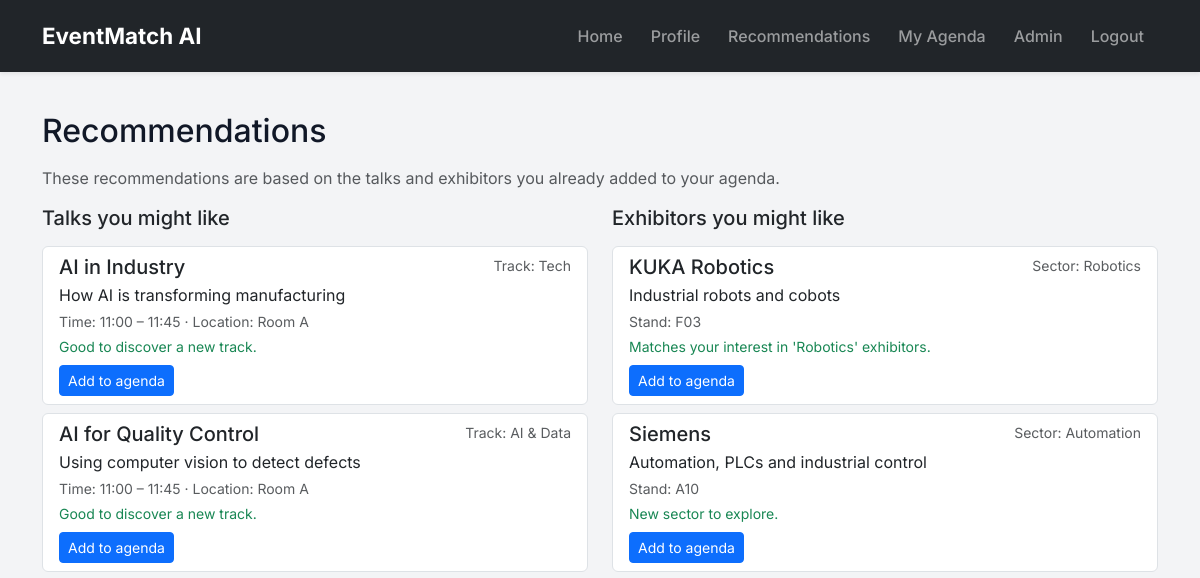
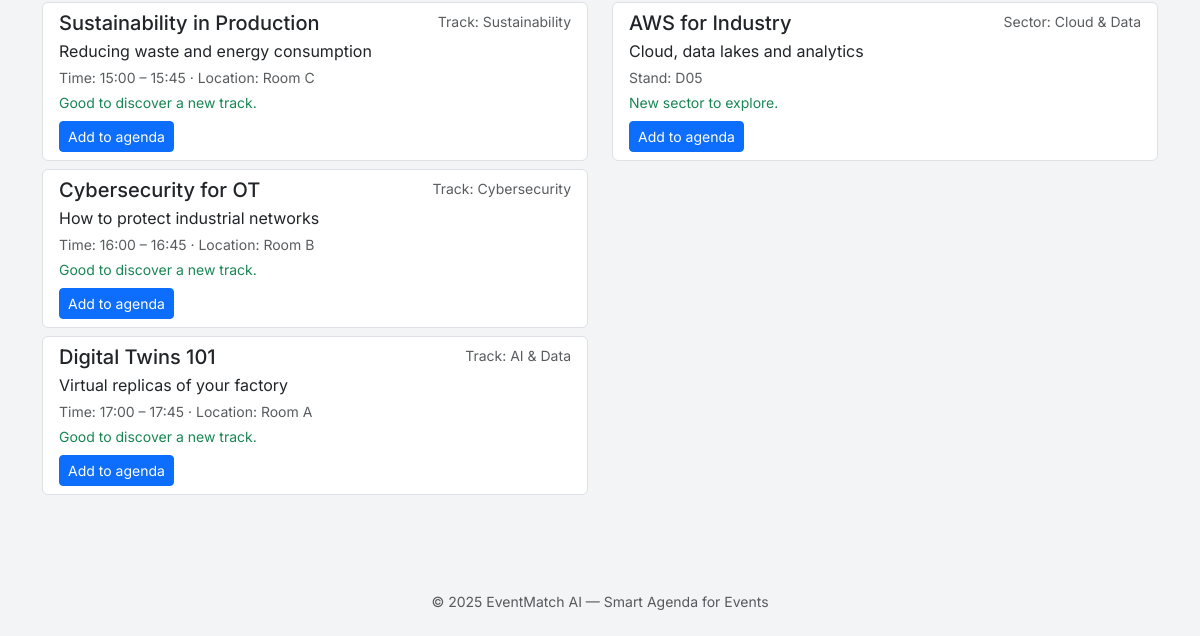
Page /recommendations (signed in) on the earlier database version (2 pictures, top to bottom).
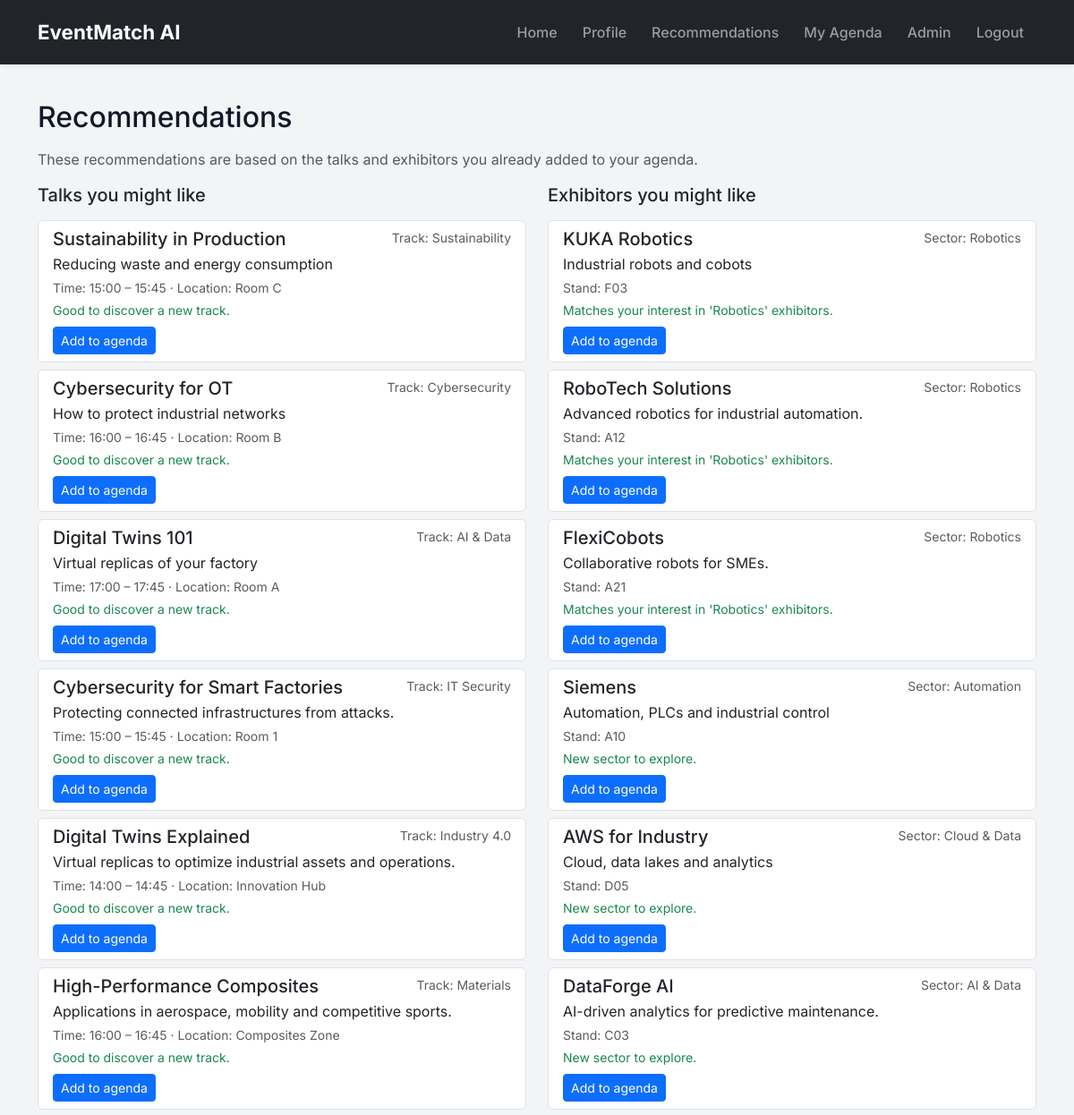
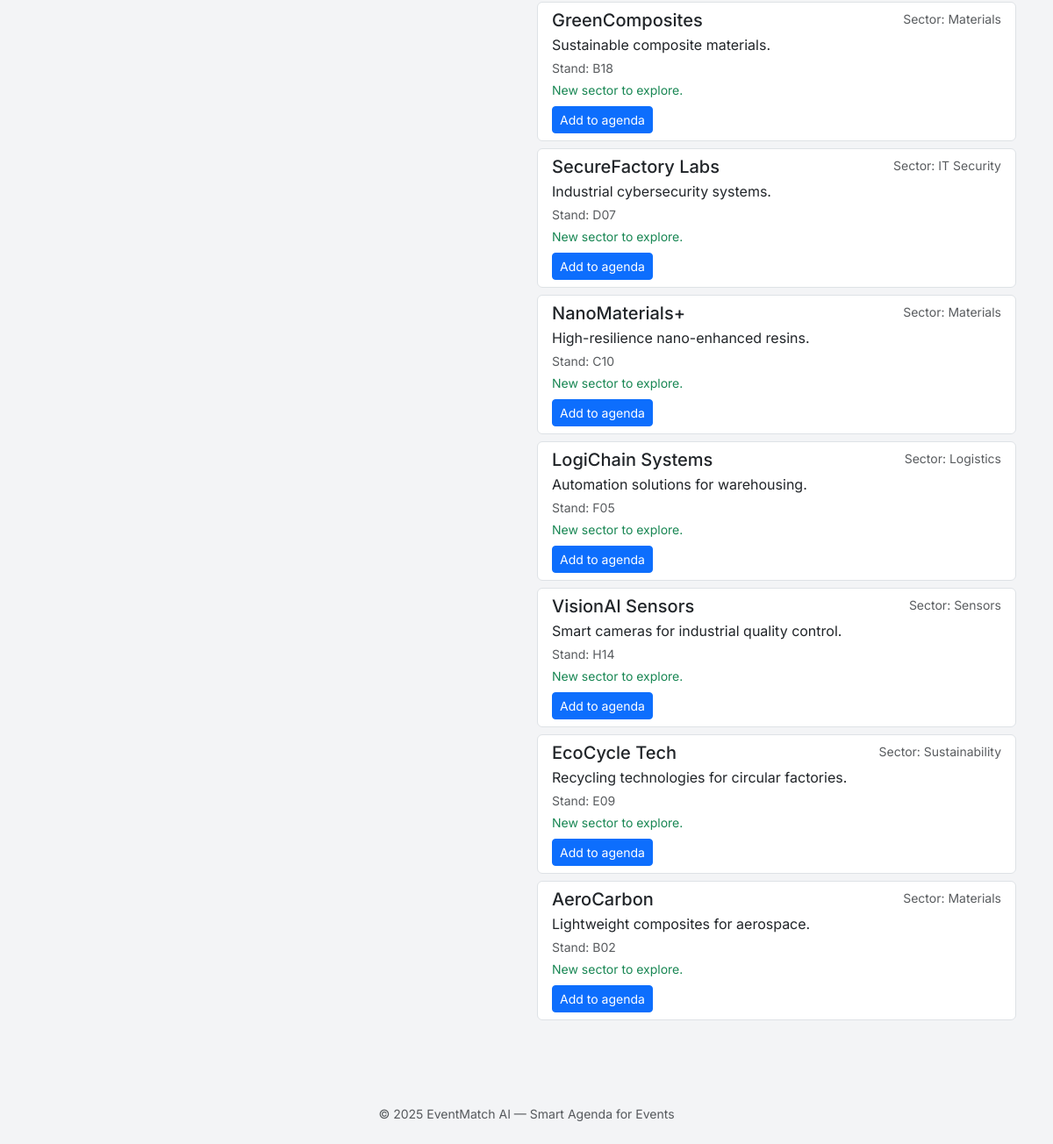
Same page on the later database version (2 pictures, top to bottom).
### tables this page shows
CREATE TABLE talks (
    id INTEGER PRIMARY KEY AUTOINCREMENT,
    title TEXT NOT NULL,
    description TEXT,
    track TEXT,
    start_time TEXT,
    end_time TEXT,
    location TEXT
, event_id INTEGER REFERENCES events(id));

CREATE TABLE exhibitors (
    id INTEGER PRIMARY KEY AUTOINCREMENT,
    name TEXT NOT NULL,
    description TEXT,
    sector TEXT,
    stand TEXT
, event_id INTEGER REFERENCES events(id));

### app.py (the view)
@app.route("/recommendations")
@login_required
def recommendations():
    user_id = session["user_id"]
    current_event_id = session.get("current_event_id")
    current_event_name = session.get("current_event_name")
    conn = get_db_connection()
    cur = conn.cursor()
    if current_event_id:
        cur.execute("""
            SELECT t.track, COUNT(*) AS cnt
            FROM user_talks ut
            JOIN talks t ON ut.talk_id = t.id
            WHERE ut.user_id = ? AND t.event_id = ?
            GROUP BY t.track
        """, (user_id, current_event_id))
    else:
        cur.execute("""
            SELECT t.track, COUNT(*) AS cnt
            FROM user_talks ut
            JOIN talks t ON ut.talk_id = t.id
            WHERE ut.user_id = ?
            GROUP BY t.track
        """, (user_id,))
    track_counts = {row["track"]: row["cnt"] for row in cur.fetchall() if row["track"]}
    if current_event_id:
        cur.execute("""
            SELECT e.sector, COUNT(*) AS cnt
            FROM user_exhibitors ue
            JOIN exhibitors e ON ue.exhibitor_id = e.id
            WHERE ue.user_id = ? AND e.event_id = ?
            GROUP BY e.sector
        """, (user_id, current_event_id))
    else:
        cur.execute("""
            SELECT e.sector, COUNT(*) AS cnt
            FROM user_exhibitors ue
            JOIN exhibitors e ON ue.exhibitor_id = e.id
            WHERE ue.user_id = ?
            GROUP BY e.sector
        """, (user_id,))
    sector_counts = {row["sector"]: row["cnt"] for row in cur.fetchall() if row["sector"]}
    if current_event_id:
        cur.execute("""
            SELECT t.start_time, t.end_time
            FROM user_talks ut
            JOIN talks t ON ut.talk_id = t.id
            WHERE ut.user_id = ? AND t.event_id = ?
        """, (user_id, current_event_id))
    else:
        cur.execute("""
            SELECT t.start_time, t.end_time
            FROM user_talks ut
            JOIN talks t ON ut.talk_id = t.id
            WHERE ut.user_id = ?
        """, (user_id,))
    user_times = []
    for row in cur.fetchall():
        s = parse_hhmm(row["start_time"])
        e = parse_hhmm(row["end_time"])
        if s and e:
            user_times.append((s, e))
    def overlaps(start, end, intervals):
        for s2, e2 in intervals:
            if start < e2 and end > s2:
                return True
        return False
    cur.execute("SELECT talk_id FROM user_talks WHERE user_id = ?", (user_id,))
    saved_talk_ids = {row["talk_id"] for row in cur.fetchall()}
    cur.execute("SELECT exhibitor_id FROM user_exhibitors WHERE user_id = ?", (user_id,))
    saved_exhibitor_ids = {row["exhibitor_id"] for row in cur.fetchall()}
    if current_event_id:
        cur.execute("SELECT * FROM talks WHERE event_id = ?", (current_event_id,))
    else:
        cur.execute("SELECT * FROM talks")
    talks_raw = cur.fetchall()
    recommended_talks = []
    for row in talks_raw:
        if row["id"] in saved_talk_ids:
            continue  # ya está en la agenda
        talk = dict(row)
        track = talk.get("track") or "Other"
        start = parse_hhmm(talk.get("start_time"))
        end = parse_hhmm(talk.get("end_time"))
        if start and end and user_times and overlaps(start, end, user_times):
            continue
        score = 1
        if track in track_counts:
            score += 10 * track_counts[track]
            reason = f"Matches your interest in '{track}' talks."
        else:
            reason = "Good to discover a new track."
        talk["score"] = score
        talk["reason"] = reason
        recommended_talks.append(talk)
    recommended_talks.sort(key=lambda t: t["score"], reverse=True)
    if current_event_id:
        cur.execute("SELECT * FROM exhibitors WHERE event_id = ?", (current_event_id,))
    else:
        cur.execute("SELECT * FROM exhibitors")
    exhibitors_raw = cur.fetchall()
    recommended_exhibitors = []
    for row in exhibitors_raw:
        if row["id"] in saved_exhibitor_ids:
            continue
        exhibitor = dict(row)
        sector = exhibitor.get("sector") or "Other"
        score = 1
        if sector in sector_counts:
            score += 10 * sector_counts[sector]
            reason = f"Matches your interest in '{sector}' exhibitors."
        else:
            reason = "New sector to explore."
        exhibitor["score"] = score
        exhibitor["reason"] = reason
        recommended_exhibitors.append(exhibitor)
    recommended_exhibitors.sort(key=lambda e: e["score"], reverse=True)
    conn.close()
    return render_template(
        "recommendations.html",
        talks=recommended_talks,
        exhibitors=recommended_exhibitors,
        track_counts=track_counts,
        sector_counts=sector_counts,
        current_event_name=current_event_name,
    )

### app.py (called while the page is built)
def get_db_connection():
    conn = sqlite3.connect("eventmatch.db")
    conn.row_factory = sqlite3.Row
    return conn

def parse_hhmm(value):
    if not value:
        return None
    try:
        return datetime.strptime(value, "%H:%M").time()
    except ValueError:
        return None

def login_required(f):
    @wraps(f)
    def decorated_function(*args, **kwargs):
        if session.get("user_id") is None:
            return redirect("/login")
        return f(*args, **kwargs)
    return decorated_function

@app.after_request
def after_request(response):
    response.headers["Cache-Control"] = "no-cache, no-store, must-revalidate"
    response.headers["Pragma"] = "no-cache"
    response.headers["Expires"] = 0
    return response

### templates/recommendations.html (shortened to what this page needs)
{% extends "layout.html" %}
{% block content %}
<h2 class="mb-3">Recommendations</h2>
<p class="text-muted">
  These recommendations are based on the talks and exhibitors you already added to your agenda.
</p>
<div class="row">
  <div class="col-md-6 mb-4">
    <h3 class="h5 mb-3">Talks you might like</h3>
    {% if talks %}
      <div class="list-group">
        {% for t in talks %}
        <div class="list-group-item mb-2 border rounded">
          <div class="d-flex w-100 justify-content-between">
            <h5 class="mb-1">{{ t.title }}</h5>
            <small class="text-muted">Track: {{ t.track }}</small>
          </div>
          <p class="mb-1">{{ t.description }}</p>
          <small class="d-block text-muted mb-1">
            Time: {{ t.start_time }} – {{ t.end_time }} &middot; Location: {{ t.location }}
          </small>
          <small class="d-block text-success mb-2">
            {{ t.reason }}
          </small>
          <form method="post" action="{{ url_for('add_talk') }}" class="d-inline">
            <button type="submit" class="btn btn-sm btn-primary">
              Add to agenda
            </button>
          </form>
        </div>
        {% endfor %}
      </div>
    {% else %}
      <p>No talk recommendations yet. Try adding some talks to your agenda first.</p>
    {% endif %}
  </div>
  <div class="col-md-6 mb-4">
    <h3 class="h5 mb-3">Exhibitors you might like</h3>
    {% if exhibitors %}
      <div class="list-group">
        {% for e in exhibitors %}
        <div class="list-group-item mb-2 border rounded">
          <div class="d-flex w-100 justify-content-between">
            <h5 class="mb-1">{{ e.name }}</h5>
            <small class="text-muted">Sector: {{ e.sector }}</small>
          </div>
          <p class="mb-1">{{ e.description }}</p>
          <small class="d-block text-muted mb-1">
            Stand: {{ e.stand }}
          </small>
          <small class="d-block text-success mb-2">
            {{ e.reason }}
          </small>
          <form method="post" action="{{ url_for('add_exhibitor') }}" class="d-inline">
            <button type="submit" class="btn btn-sm btn-primary">
              Add to agenda
            </button>
          </form>
        </div>
        {% endfor %}
      </div>
    {% else %}
      <p>No exhibitor recommendations yet. Try adding some exhibitors to your agenda first.</p>
    {% endif %}
  </div>
</div>
{% endblock %}

### templates/layout.html (shortened to what this page needs)
<!DOCTYPE html>
<html lang="en">
<head>
    <link
      href="https://cdn.jsdelivr.net/npm/bootstrap@5.3.3/dist/css/bootstrap.min.css"
      rel="stylesheet"
    >
    <link
      href="https://cdn.jsdelivr.net/npm/aos@2.3.4/dist/aos.css"
      rel="stylesheet"
    >
    <link rel="stylesheet" href="{{ url_for('static', filename='styles.css') }}">
</head>
<body>
    <nav class="navbar navbar-expand-lg navbar-dark bg-dark shadow-sm">
      <div class="container-xl">
        <a class="navbar-brand fw-bold" href="{{ url_for('index') }}">
            EventMatch AI
        </a>
        <div class="collapse navbar-collapse" id="mainNavbar">
          <ul class="navbar-nav ms-auto">
            <li class="nav-item">
                <a class="nav-link" href="{{ url_for('index') }}">Home</a>
            </li>
            {% if session.get("user_id") %}
              <li class="nav-item">
                <a class="nav-link" href="{{ url_for('profile') }}">Profile</a>
              </li>
              <li class="nav-item">
                <a class="nav-link" href="{{ url_for('recommendations') }}">Recommendations</a>
              </li>
              <li class="nav-item">
                <a class="nav-link" href="{{ url_for('agenda') }}">My Agenda</a>
              </li>
              {% if session.get("is_admin") == 1 %}
              <li class="nav-item">
                <a class="nav-link" href="{{ url_for('admin_dashboard') }}">Admin</a>
              </li>
              {% endif %}
              <li class="nav-item">
                <a class="nav-link" href="{{ url_for('logout') }}">Logout</a>
              </li>
            {% endif %}
          </ul>
        </div>
      </div>
    </nav>
    <main class="container-xl">
      {% block content %}{% endblock %}
    </main>
    <footer class="text-center py-4 text-muted small">
        <div>© 2025 EventMatch AI — Smart Agenda for Events</div>
    </footer>
</body>
</html>

### static/styles.css (style rules this page uses)
body { background-color: #f3f4f6; }
h2, h3, h4 { color: #111827; }

### templates/layout.html (style rules this page uses)
body { font-family: 'Inter', sans-serif; background-color: #f6f7fb; }
.navbar { padding: 14px 0; }
.navbar-brand { font-weight: 700; font-size: 1.4rem; }
.nav-link { font-size: 1rem; font-weight: 500; padding-left: 14px !important; padding-right: 14px !important; }
main { padding-top: 40px; padding-bottom: 40px; min-height: 85vh; }

Differences in the rows shown:
no longer on this page (row unchanged): talks: title "AI in Industry", track "Tech", description "How AI is transforming manufacturing", start_time "11:00", end_time "11:45", location "Room A", reason "Good to discover a new track."
no longer on this page (row unchanged): talks: title "AI for Quality Control", track "AI & Data", description "Using computer vision to detect defects", start_time "11:00", end_time "11:45", location "Room A", reason "Good to discover a new track."
added talks: title "Cybersecurity for Smart Factories", track "IT Security", description "Protecting connected infrastructures from attacks.", start_time "15:00", end_time "15:45", location "Room 1", reason "Good to discover a new track."
added talks: title "Digital Twins Explained", track "Industry 4.0", description "Virtual replicas to optimize industrial assets and operations.", start_time "14:00", end_time "14:45", location "Innovation Hub", reason "Good to discover a new track."
added talks: title "High-Performance Composites", track "Materials", description "Applications in aerospace, mobility and competitive sports.", start_time "16:00", end_time "16:45", location "Composites Zone", reason "Good to discover a new track."
added exhibitors: name "RoboTech Solutions", sector "Robotics", description "Advanced robotics for industrial automation.", stand "A12", reason "Matches your interest in 'Robotics' exhibitors."
added exhibitors: name "FlexiCobots", sector "Robotics", description "Collaborative robots for SMEs.", stand "A21", reason "Matches your interest in 'Robotics' exhibitors."
added exhibitors: name "DataForge AI", sector "AI & Data", description "AI-driven analytics for predictive maintenance.", stand "C03", reason "New sector to explore."
added exhibitors: name "GreenComposites", sector "Materials", description "Sustainable composite materials.", stand "B18", reason "New sector to explore."
added exhibitors: name "SecureFactory Labs", sector "IT Security", description "Industrial cybersecurity systems.", stand "D07", reason "New sector to explore."
added exhibitors: name "NanoMaterials+", sector "Materials", description "High-resilience nano-enhanced resins.", stand "C10", reason "New sector to explore."
added exhibitors: name "LogiChain Systems", sector "Logistics", description "Automation solutions for warehousing.", stand "F05", reason "New sector to explore."
added exhibitors: name "VisionAI Sensors", sector "Sensors", description "Smart cameras for industrial quality control.", stand "H14", reason "New sector to explore."
added exhibitors: name "EcoCycle Tech", sector "Sustainability", description "Recycling technologies for circular factories.", stand "E09", reason "New sector to explore."
added exhibitors: name "AeroCarbon", sector "Materials", description "Lightweight composites for aerospace.", stand "B02", reason "New sector to explore."
